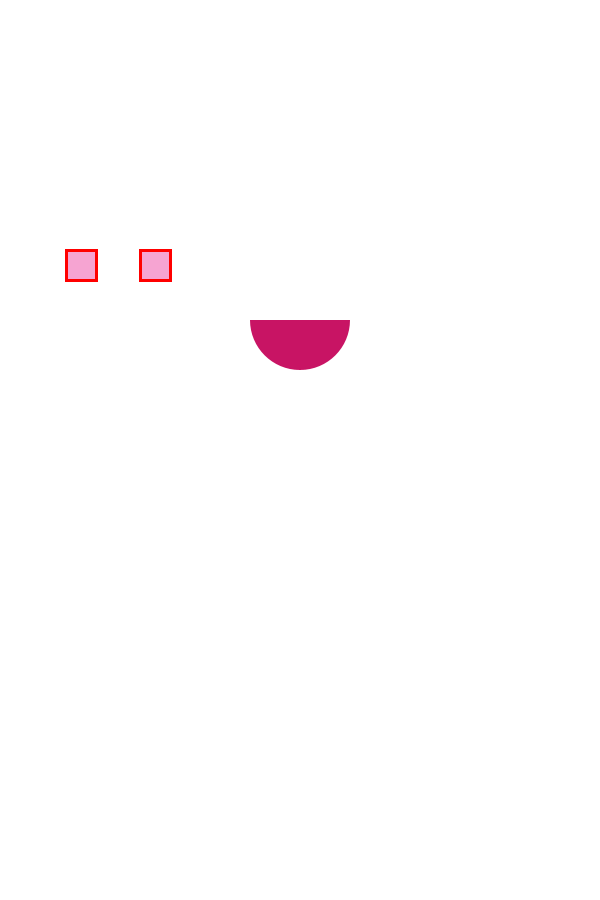
Frame 1 (no input)
Frame 60 (the mouse pressed at the canvas centre just before this capture): identical to frame 1, image omitted
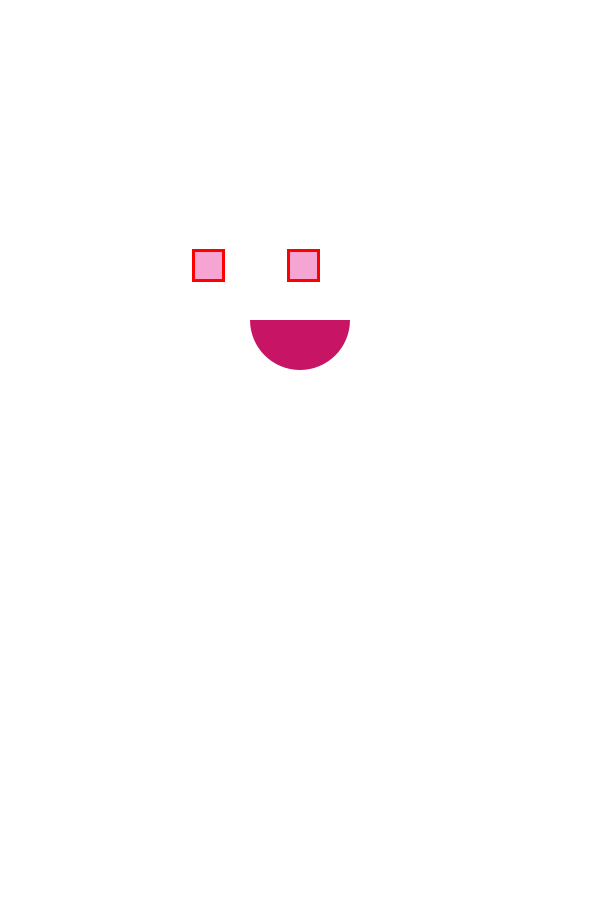
Frame 120 (the mouse held since frame 60 and released just before this capture)

The Processing sketch that drew these frames (run headless with seeded random() and noise(); from frame 60 on, the mouse is pressed at the canvas centre):

// Processing sketch: processing_33506
// ── processing_33506.pde

float lefteyePos;
float righteyePos;
float lidPos;

void setup(){
size(600,900);
background(255);
smooth();
noStroke();
}

void draw(){

//eyes
noFill();
stroke(255,0,0);
strokeWeight(3);
    lefteyePos = map(mouseX,20,375,150,325);
    righteyePos = map(mouseX,20,375,75,225);
    background(255);
    fill(246,164,210);
    rect(lefteyePos,250,30,30);
    rect(righteyePos,250,30,30);

//eyelids    
noStroke();  
  fill(255); 
  lidPos = map(mouseY,0,height,0,350);
  rect(0,0,width,lidPos);

//mouth
fill(200,20,100);
arc(300,320, 100, 100, 0, PI);


 

}
